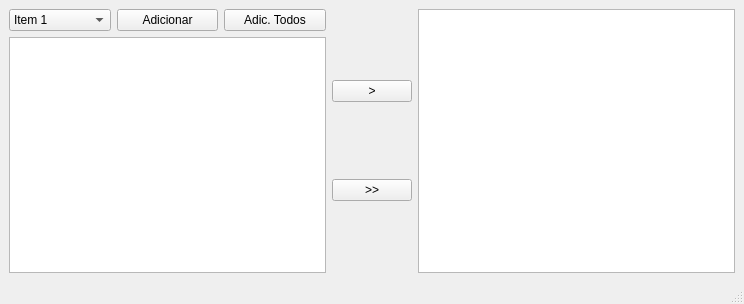
<?xml version="1.0" encoding="UTF-8"?>
<ui version="4.0">
 <class>MainWindow</class>
 <widget class="QMainWindow" name="MainWindow">
  <property name="geometry">
   <rect>
    <x>0</x>
    <y>0</y>
    <width>744</width>
    <height>304</height>
   </rect>
  </property>
  <property name="windowTitle">
   <string>MainWindow</string>
  </property>
  <widget class="QWidget" name="centralwidget">
   <layout class="QHBoxLayout" name="horizontalLayout_3">
    <item>
     <layout class="QHBoxLayout" name="horizontalLayout_5">
      <item>
       <layout class="QVBoxLayout" name="verticalLayout">
        <item>
         <layout class="QHBoxLayout" name="horizontalLayout">
          <item>
           <widget class="QComboBox" name="cbo_itens">
            <item>
             <property name="text">
              <string>Item 1</string>
             </property>
            </item>
            <item>
             <property name="text">
              <string>Item 2</string>
             </property>
            </item>
            <item>
             <property name="text">
              <string>Item 3</string>
             </property>
            </item>
            <item>
             <property name="text">
              <string>Item 4</string>
             </property>
            </item>
            <item>
             <property name="text">
              <string>Item 5</string>
             </property>
            </item>
           </widget>
          </item>
          <item>
           <widget class="QPushButton" name="btn_adicionar">
            <property name="text">
             <string>Adicionar</string>
            </property>
           </widget>
          </item>
          <item>
           <widget class="QPushButton" name="btn_adicionarTodos">
            <property name="text">
             <string>Adic. Todos</string>
            </property>
           </widget>
          </item>
         </layout>
        </item>
        <item>
         <widget class="QListWidget" name="lsw_listaItem"/>
        </item>
       </layout>
      </item>
      <item>
       <layout class="QVBoxLayout" name="verticalLayout_2">
        <item>
         <widget class="QPushButton" name="btn_transferirSelecionado">
          <property name="toolTip">
           <string>Adicionar elementos marcados</string>
          </property>
          <property name="text">
           <string>&gt;</string>
          </property>
         </widget>
        </item>
        <item>
         <widget class="QPushButton" name="btn_transferirTodos">
          <property name="toolTip">
           <string>Adicionar todos os itens da lista</string>
          </property>
          <property name="text">
           <string>&gt;&gt;</string>
          </property>
         </widget>
        </item>
       </layout>
      </item>
      <item>
       <widget class="QListWidget" name="lsw_listaFinal"/>
      </item>
     </layout>
    </item>
   </layout>
  </widget>
  <widget class="QMenuBar" name="menubar">
   <property name="geometry">
    <rect>
     <x>0</x>
     <y>0</y>
     <width>744</width>
     <height>21</height>
    </rect>
   </property>
  </widget>
  <widget class="QStatusBar" name="statusbar"/>
 </widget>
 <resources/>
 <connections/>
</ui>
